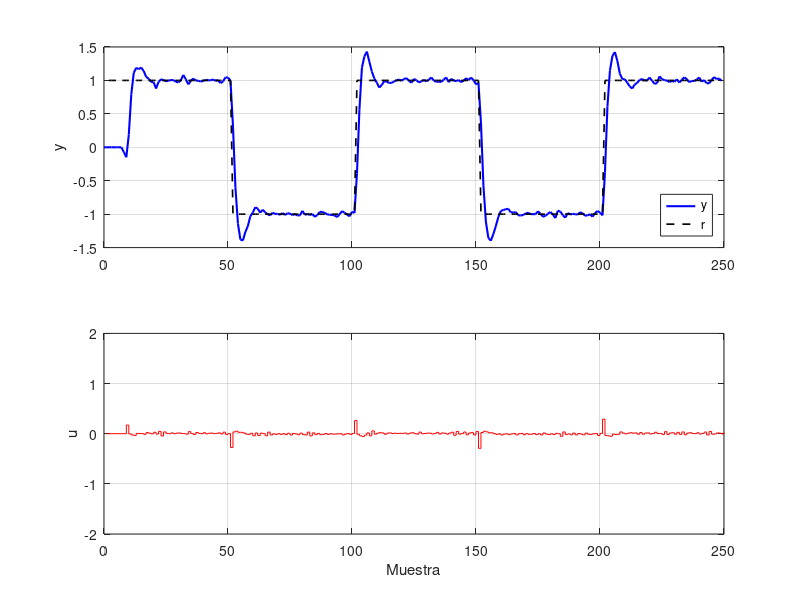
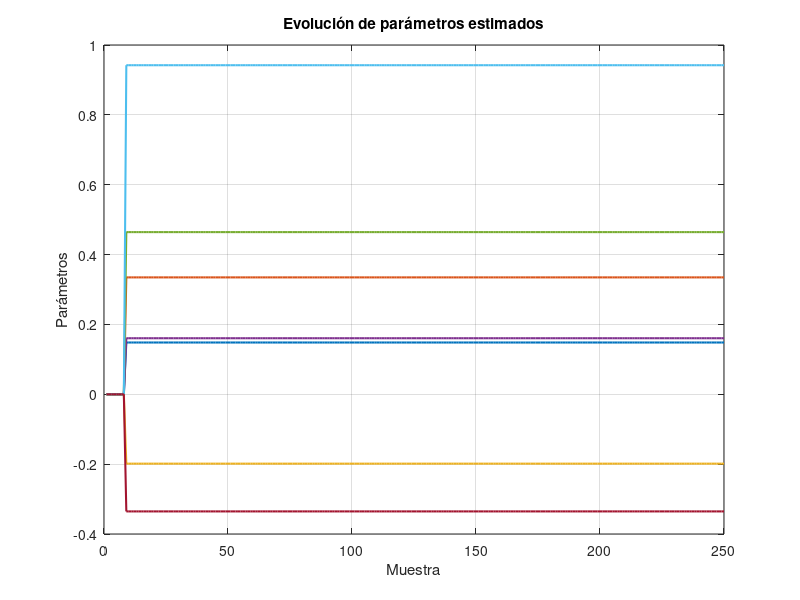

These figures' MATLAB source, in order:
clear all; close all; clc

%% Control predictivo basado en polinomios
rng(1234)

% --- Parámetros de la referencia y señales ---
cambioref = 50;           % tamaño del tramo de referencia constante
ciclos = 5;               % número de ciclos de referencia
n = cambioref * ciclos;   % longitud total del experimento

e = 0.02*randn(n,1);       % ruido de medida 
y = zeros(n,1);           % salida del proceso
u = zeros(n,1);           % señal de control
uf = zeros(n,1);          % señal de control filtrada (para término R/P)

% --- Modelo del proceso (polinomios en z^-1) ---
Ap = [1 -1.74 0.77];      % polinomio A (denominador del modelo)
Bp = 2 * [1.1 0.9];       % polinomio B (numerador del modelo), con factor 2
A = Ap;
B = Bp;
na = length(Ap);
nb = length(Bp);

% --- Polinomio de perturbación / ruido C y orden nc ---
nc = 4;
C = [1.0000;
     -2.0000;
      1.2900;
     -0.2700];

nk = 2;                   % retraso muerto (delay) en muestras

% --- Referencia: vector con segmentos alternados +/-1 ---
ref = ones(cambioref,1);
for i = 1:ciclos-1
    ref = [ref; (-1)^i * ones(cambioref,1)];
end

% --- Parámetros del regulador / ponderación ---
lambda = 10;              % parámetro de regularización (peso)
% Polinomios P y R (filtros del término de control)
P = [1 -1.3981 0.4976];
R = [1 -0.9473 0.1205];
R=[1, -1, 0]
% --- Cálculo del vector F (relacionado con la expansión de 1/A truncada) ---
F = zeros(nk,1);
F(1) = 1;
for i = 2:nk
    for j = 1:i-1
        if i-j+1 <= length(A)
            F(i) = F(i) - F(j) * A(i-j+1);
        end
    end
end

% --- Cálculo del vector G (coeficientes que relacionan A y F) ---
G = zeros(na,1);
for i = 1:na
    for j = 0:nk-1
        if i + nk - j <= length(A)
            G(i) = G(i) - F(j+1) * A(i + nk - j);
        end
    end
end

% --- Convolución de F y B para obtener FB (usado en parámetros) ---
FB = conv(F, B)';

% --- Cálculo del vector de parámetros theta que determina la acción de control ---
npar = na + nb + nk - 3 + length(P);   % tamaño del vector de parámetros
theta = ones(npar,1) * B(1) / (B(1)*B(1) + lambda);

% relleno de componentes de theta según la formulación matricial
theta(2:na) = theta(1) * G(1:na-1);
theta(na+1 : na+nb+nk-2) = (FB(2:nb+nk-1) + lambda * R(2:nb+nk-1)' / B(1)) * theta(1);
theta(na+nb+nk-1 : na+nb+nk+length(P)-3) = -lambda * P(2:length(P)) / B(1) * theta(1);

% --- Bucle principal de simulación / control predictivo ---
% Se empieza desde un índice que evita acceder a elementos negativos
for i = nk + nb + 5 : n
    % --- Dinámica del proceso: y(i) calculada a partir de A, B, y perturbación C*e ---
    y(i) = 0;
    for j = 2:na
        y(i) = y(i) - A(j) * y(i - j + 1);
    end
    for j = 1:nb
        y(i) = y(i) + B(j) * u(i + 1 - j - nk);
    end
    for j = 1:nc
        y(i) = y(i) + C(j) * e(i - j);
    end

    % --- Regulador: cálculo de uf (control filtrado por R/P) ---
    uf(i-1) = 0;
    for j = 1:length(R)
        uf(i-1) = uf(i-1) + u(i-j) * R(j);
    end
    for j = 2:length(P)
        uf(i-1) = uf(i-1) - uf(i-j) * P(j);
    end

    % --- Construcción del vector de valores ValReg usado para calcular u(i) ---
    phi_reg = zeros(npar,1);
    phi_reg(1) = ref(i);                                       % referencia futura inmediata
    phi_reg(2:na) = -flipud(y(i - na + 2 : i));                % salidas pasadas (signo -)
    phi_reg(na+1 : na+nb+nk-2) = -flipud(u(i - nb - nk + 2 : i - 1));  % controles pasados
    phi_reg(na+nb+nk-1 : na+nb+nk+length(P)-3) = -flipud(uf(i - length(P) + 1 : i - 1)); % uf pasado

    Aest(i, :) = theta';
    
    % --- Acción de control: producto interno entre phi_reg y theta ---
    u(i) = phi_reg' * theta;
end


%% Resultados
t = 0:length(y)-1;

figure;

subplot(2,1,1)
plot(t,y,'b','LineWidth',1.5);
hold on;
plot(t(nk+1:end),ref(1:length(ref)-nk),'k--','LineWidth',1.2);
axis([0 n -1.5 1.5]);
grid on;
legend('y','r','Location','southeast');
ylabel('y');

subplot(2,1,2)
stairs(u,'r');
axis([0 n -2 2]);
grid on;
xlabel('Muestra');
ylabel('u');

figure;
plot(Aest,'LineWidth',1.5); grid on;
title('Evolución de parámetros estimados');
xlabel('Muestra');
ylabel('Parámetros');
